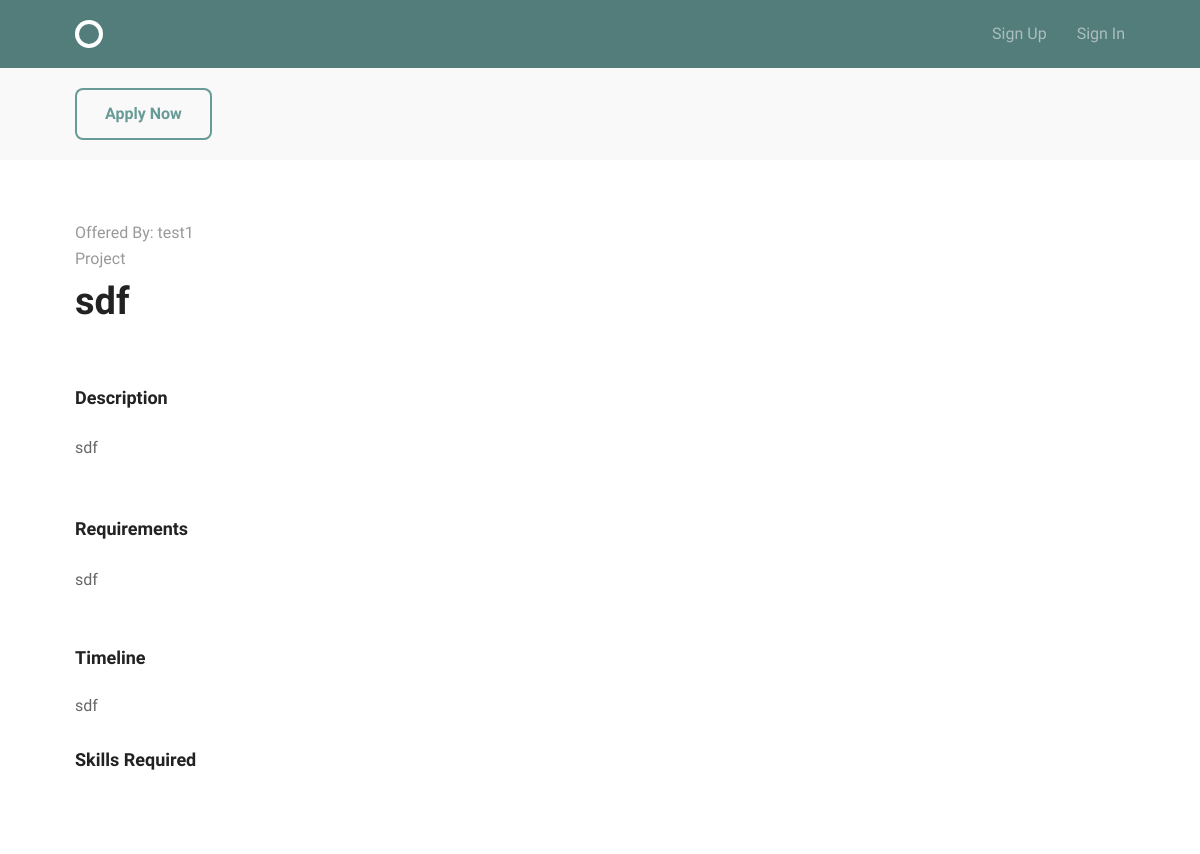
/projects/detail/2/, run on the app's committed database.
### projects/models.py (models this page shows, shortened)
class Project(models.Model):
    owner = models.ForeignKey(settings.AUTH_USER_MODEL)
    title = models.CharField(max_length=35, default='')
    description = models.TextField(default='')
    requirements = models.TextField(default='')
    timeline = models.TextField(default='')
    skills = MultiSelectField(choices=SKILL_CHOICES)

### projects/views.py (the view)
# urls.py: url(r"detail/(?P<project_pk>\d+)/$", views.project_detail, name="project_detail"),
def project_detail(request, project_pk):
    project = Project.objects.get(id=project_pk)
    positions = project.positions.all()
    return render(request, 'project_detail.html', {'project': project, 'positions': positions})

### projects/templates/project_detail.html (shortened to what this page needs)
{% extends "layout.html" %}
{% block content %}
<div class="circle--actions--bar">
    <div class="bounds">
      <div class="grid-100">
        {% if request.user == project.owner %}
        <a class="button" href="{% url 'projects:edit_project' pk=project.id %}">Edit Project</a>
        <a class="button" href="{% url 'projects:delete_project' pk=project.id %}">Delete Project</a>
        <a class="button" href="{% url 'projects:new_position' pk=project.id %}">Add Position</a>
        <a class="button" href="{% url 'accounts:profile' %}">Looks good!</a>
        {% else %}
        <a class="button" href="{% url 'projects:delete_project' pk=project.id %}">Apply Now</a>
        {% endif %}
      </div>
    </div>
  </div>
  <div class="bounds circle--page circle--article">
    <div class="grid-70">
      <div class="circle--article--header">
        <h4 class="circle--article--section">Offered By: {{ project.owner }}</h4>
        <h4 class="circle--article--section">Project</h4>
        <h1 class="circle--article--title">{{ project.title }}</h1>
      </div>
      <div class="circle--article--body">
        <h3>Description</h3>
        <p>{{ project.description }}</p>
      </div>
      <div class="circle--article--body">
        <h3>Requirements</h3>
        <p>{{ project.requirements }}</p>
      </div>
      <div class="circle--project--positions">
        <h3>Timeline</h3>
          <p>{{ project.timeline }}</p>
      </div>
      <div class="circle--article--body">
        <h3>Skills Required</h3>
      </div>
    </div>
  </div>
{% endblock %}

### static/css/global.css (style rules this page uses)
html { font-family: sans-serif; -ms-text-size-adjust: 100%; -webkit-text-size-adjust: 100%; }
body { margin: 0; }
a { background-color: transparent; }
h1 { font-size: 2em; margin: 0.67em 0; }
html { font-size: 62.5%; }
body { font-size: 1.5em; line-height: 1.6; font-weight: 400; font-family: "Cousine"; color: #666; }
.bounds { max-width: 1080px; margin: 0 auto; }
.grid, .grid-5, .grid-10, .grid-15, .grid-20, .grid-25, .grid-30, .grid-33, .grid-35, .grid-40, .grid-45, .grid-50, .grid-55, .grid-60, .grid-65, .grid-66, .grid-70, .grid-75, .grid-80, .grid-90, .grid-95, .grid-100 { float: left; box-sizing: border-box; position: relative; }
.grid-70 { width: 70%; padding: 0 15px; }
.grid-100 { width: 100%; padding: 0 15px; }
h1, h2, h3, h4, h5, h6 { margin-top: 0; margin-bottom: 2rem; font-weight: bold; font-family: "Work Sans", sans-serif; color: #222; }
h1 { font-size: 3.8rem; }
h3 { font-size: 1.8rem; }
h4 { font-size: 1.6rem; }
@media (min-width: 550px) { h1 { font-size: 3.8rem; } }
@media (min-width: 550px) { h3 { font-size: 1.8rem; } }
@media (min-width: 550px) { h4 { font-size: 1.6rem; } }
p { margin-top: 0; font-size: 1.6rem; }
a { color: #689b98; -webkit-transition: color 0.2s; -moz-transition: color 0.2s; -ms-transition: color 0.2s; -o-transition: color 0.2s; transition: color 0.2s; }
.button, button, input[type="submit"], input[type="reset"], input[type="button"] { font-family: "Work Sans", sans-serif; font-size: 1.6rem; padding: 18px 30px; border: 0; margin-right: 10px; border-radius: 8px; font-weight: bold; display: inline-block; white-space: nowrap; box-sizing: border-box; line-height: 1; text-decoration: none; color: #689b98; background: none; box-shadow: 0 0 0 2px #689b98 inset; position: relative; -webkit-transition: 0.2s; -moz-transition: 0.2s; -ms-transition: 0.2s; -o-transition: 0.2s; transition: 0.2s; }
.button { cursor: pointer; }
button, .button { margin-bottom: 1rem; }
pre, blockquote, dl, figure, table, p, ul, ol, form { margin-bottom: 2.5rem; }
.circle--article--header { margin-bottom: 50px; }
.circle--article--header h1 { margin-bottom: 10px; }
.circle--article--section { margin: 0; font-weight: normal; color: #999; }
.circle--page { margin-bottom: 100px; }
.circle--page:before, .circle--page:after { content: " "; display: table; }
.circle--page:after { clear: both; }
.circle--article { padding-top: 30px; }
.circle--article--body { line-height: 1.8; margin-bottom: 50px; }
.circle--actions--bar { margin: -30px 0 30px; background: #f9f9f9; padding: 20px 0; }
.circle--actions--bar:before, .circle--actions--bar:after { content: " "; display: table; }
.circle--actions--bar:after { clear: both; }
.circle--actions--bar .button { margin-bottom: 0; }

### data on the page
Project: owner "test1", title "sdf", description "sdf", requirements "sdf", timeline "sdf"
